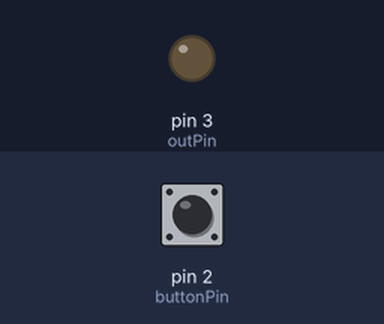
Bench run of a sketch on a simulated Arduino Uno, built with avr-gcc and run on an emulated ATmega328P. Shown: output pins drawn as LEDs (lit = HIGH). The inputs (shaded band) are chosen by the test bench; at power-on: pin 2 (buttonPin) LOW.

Above: at 1.2 s.
1.3 s: pin 2 (buttonPin) pulled HIGH for 0.15 s
At 1.37 s:
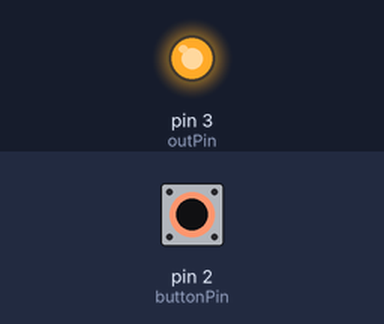
2.9 s: pin 2 (buttonPin) pulled HIGH for 3.2 s
At 7.0 s:
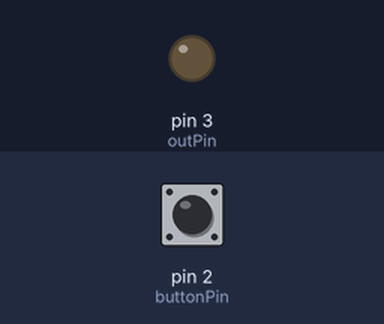
Timing chart, 0 to 8.5 s (numbered marks = the images above; inputs shaded):
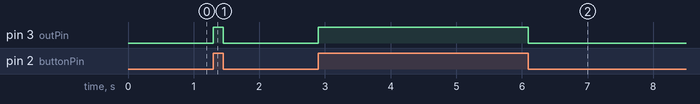

Measured:
- after the input at 1.3 s, pin 3 (outPin): LOW → HIGH at once, → LOW 0.15 s later
- after the input at 2.9 s, pin 3 (outPin): LOW → HIGH at once, → LOW 3.2 s later

The sketch:

komunikation_zwischen_arduinos2.ino
```cpp
const int buttonPin = 2;   // Taster liefert 1 wenn gedrückt (wie du sagst)
const int outPin = 3;      // Ausgang zum anderen Arduino

void setup() {
  pinMode(buttonPin, INPUT);  // ACHTUNG: INPUT (kein INPUT_PULLUP), siehe Hinweis weiter unten
  pinMode(outPin, OUTPUT);
  digitalWrite(outPin, LOW);  // sicherstellen, dass Ausgang start LOW ist
}

void loop() {
  int buttonState = digitalRead(buttonPin); // ergibt 1 oder 0

  if (buttonState == 1) {
    digitalWrite(outPin, HIGH); // sende
  } else {
    digitalWrite(outPin, LOW);  // sende nichts / aus
  }
}
```
